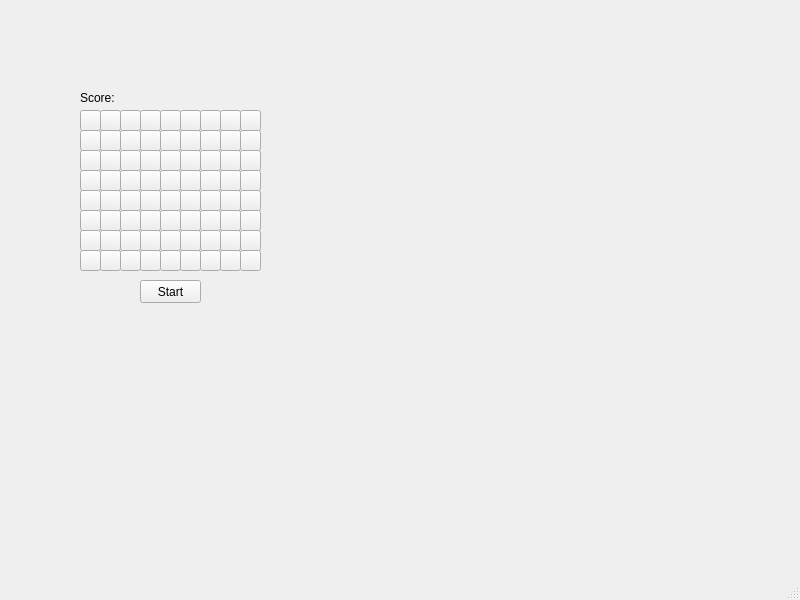
<?xml version="1.0" encoding="UTF-8"?>
<ui version="4.0">
 <class>MainWindow</class>
 <widget class="QMainWindow" name="MainWindow">
  <property name="geometry">
   <rect>
    <x>0</x>
    <y>0</y>
    <width>800</width>
    <height>600</height>
   </rect>
  </property>
  <property name="windowTitle">
   <string>MainWindow</string>
  </property>
  <widget class="QWidget" name="centralwidget">
   <widget class="QPushButton" name="bt1">
    <property name="geometry">
     <rect>
      <x>80</x>
      <y>110</y>
      <width>21</width>
      <height>21</height>
     </rect>
    </property>
    <property name="text">
     <string/>
    </property>
   </widget>
   <widget class="QPushButton" name="bt2">
    <property name="geometry">
     <rect>
      <x>100</x>
      <y>110</y>
      <width>21</width>
      <height>21</height>
     </rect>
    </property>
    <property name="text">
     <string/>
    </property>
   </widget>
   <widget class="QPushButton" name="bt4">
    <property name="geometry">
     <rect>
      <x>140</x>
      <y>110</y>
      <width>21</width>
      <height>21</height>
     </rect>
    </property>
    <property name="text">
     <string/>
    </property>
   </widget>
   <widget class="QPushButton" name="bt3">
    <property name="geometry">
     <rect>
      <x>120</x>
      <y>110</y>
      <width>21</width>
      <height>21</height>
     </rect>
    </property>
    <property name="text">
     <string/>
    </property>
   </widget>
   <widget class="QPushButton" name="bt8">
    <property name="geometry">
     <rect>
      <x>220</x>
      <y>110</y>
      <width>21</width>
      <height>21</height>
     </rect>
    </property>
    <property name="text">
     <string/>
    </property>
   </widget>
   <widget class="QPushButton" name="bt5">
    <property name="geometry">
     <rect>
      <x>160</x>
      <y>110</y>
      <width>21</width>
      <height>21</height>
     </rect>
    </property>
    <property name="text">
     <string/>
    </property>
   </widget>
   <widget class="QPushButton" name="bt6">
    <property name="geometry">
     <rect>
      <x>180</x>
      <y>110</y>
      <width>21</width>
      <height>21</height>
     </rect>
    </property>
    <property name="text">
     <string/>
    </property>
   </widget>
   <widget class="QPushButton" name="bt7">
    <property name="geometry">
     <rect>
      <x>200</x>
      <y>110</y>
      <width>21</width>
      <height>21</height>
     </rect>
    </property>
    <property name="text">
     <string/>
    </property>
   </widget>
   <widget class="QPushButton" name="bt9">
    <property name="geometry">
     <rect>
      <x>240</x>
      <y>110</y>
      <width>21</width>
      <height>21</height>
     </rect>
    </property>
    <property name="text">
     <string/>
    </property>
   </widget>
   <widget class="QPushButton" name="bt9_2">
    <property name="geometry">
     <rect>
      <x>240</x>
      <y>130</y>
      <width>21</width>
      <height>21</height>
     </rect>
    </property>
    <property name="text">
     <string/>
    </property>
   </widget>
   <widget class="QPushButton" name="bt1_2">
    <property name="geometry">
     <rect>
      <x>80</x>
      <y>130</y>
      <width>21</width>
      <height>21</height>
     </rect>
    </property>
    <property name="text">
     <string/>
    </property>
   </widget>
   <widget class="QPushButton" name="bt4_2">
    <property name="geometry">
     <rect>
      <x>140</x>
      <y>130</y>
      <width>21</width>
      <height>21</height>
     </rect>
    </property>
    <property name="text">
     <string/>
    </property>
   </widget>
   <widget class="QPushButton" name="bt2_2">
    <property name="geometry">
     <rect>
      <x>100</x>
      <y>130</y>
      <width>21</width>
      <height>21</height>
     </rect>
    </property>
    <property name="text">
     <string/>
    </property>
   </widget>
   <widget class="QPushButton" name="bt6_2">
    <property name="geometry">
     <rect>
      <x>180</x>
      <y>130</y>
      <width>21</width>
      <height>21</height>
     </rect>
    </property>
    <property name="text">
     <string/>
    </property>
   </widget>
   <widget class="QPushButton" name="bt5_2">
    <property name="geometry">
     <rect>
      <x>160</x>
      <y>130</y>
      <width>21</width>
      <height>21</height>
     </rect>
    </property>
    <property name="text">
     <string/>
    </property>
   </widget>
   <widget class="QPushButton" name="bt7_2">
    <property name="geometry">
     <rect>
      <x>200</x>
      <y>130</y>
      <width>21</width>
      <height>21</height>
     </rect>
    </property>
    <property name="text">
     <string/>
    </property>
   </widget>
   <widget class="QPushButton" name="bt8_2">
    <property name="geometry">
     <rect>
      <x>220</x>
      <y>130</y>
      <width>21</width>
      <height>21</height>
     </rect>
    </property>
    <property name="text">
     <string/>
    </property>
   </widget>
   <widget class="QPushButton" name="bt3_2">
    <property name="geometry">
     <rect>
      <x>120</x>
      <y>130</y>
      <width>21</width>
      <height>21</height>
     </rect>
    </property>
    <property name="text">
     <string/>
    </property>
   </widget>
   <widget class="QPushButton" name="bt9_3">
    <property name="geometry">
     <rect>
      <x>240</x>
      <y>150</y>
      <width>21</width>
      <height>21</height>
     </rect>
    </property>
    <property name="text">
     <string/>
    </property>
   </widget>
   <widget class="QPushButton" name="bt1_3">
    <property name="geometry">
     <rect>
      <x>80</x>
      <y>150</y>
      <width>21</width>
      <height>21</height>
     </rect>
    </property>
    <property name="text">
     <string/>
    </property>
   </widget>
   <widget class="QPushButton" name="bt4_3">
    <property name="geometry">
     <rect>
      <x>140</x>
      <y>150</y>
      <width>21</width>
      <height>21</height>
     </rect>
    </property>
    <property name="text">
     <string/>
    </property>
   </widget>
   <widget class="QPushButton" name="bt2_3">
    <property name="geometry">
     <rect>
      <x>100</x>
      <y>150</y>
      <width>21</width>
      <height>21</height>
     </rect>
    </property>
    <property name="text">
     <string/>
    </property>
   </widget>
   <widget class="QPushButton" name="bt6_3">
    <property name="geometry">
     <rect>
      <x>180</x>
      <y>150</y>
      <width>21</width>
      <height>21</height>
     </rect>
    </property>
    <property name="text">
     <string/>
    </property>
   </widget>
   <widget class="QPushButton" name="bt5_3">
    <property name="geometry">
     <rect>
      <x>160</x>
      <y>150</y>
      <width>21</width>
      <height>21</height>
     </rect>
    </property>
    <property name="text">
     <string/>
    </property>
   </widget>
   <widget class="QPushButton" name="bt7_3">
    <property name="geometry">
     <rect>
      <x>200</x>
      <y>150</y>
      <width>21</width>
      <height>21</height>
     </rect>
    </property>
    <property name="text">
     <string/>
    </property>
   </widget>
   <widget class="QPushButton" name="bt8_3">
    <property name="geometry">
     <rect>
      <x>220</x>
      <y>150</y>
      <width>21</width>
      <height>21</height>
     </rect>
    </property>
    <property name="text">
     <string/>
    </property>
   </widget>
   <widget class="QPushButton" name="bt3_3">
    <property name="geometry">
     <rect>
      <x>120</x>
      <y>150</y>
      <width>21</width>
      <height>21</height>
     </rect>
    </property>
    <property name="text">
     <string/>
    </property>
   </widget>
   <widget class="QPushButton" name="bt9_4">
    <property name="geometry">
     <rect>
      <x>240</x>
      <y>170</y>
      <width>21</width>
      <height>21</height>
     </rect>
    </property>
    <property name="text">
     <string/>
    </property>
   </widget>
   <widget class="QPushButton" name="bt1_4">
    <property name="geometry">
     <rect>
      <x>80</x>
      <y>170</y>
      <width>21</width>
      <height>21</height>
     </rect>
    </property>
    <property name="text">
     <string/>
    </property>
   </widget>
   <widget class="QPushButton" name="bt4_4">
    <property name="geometry">
     <rect>
      <x>140</x>
      <y>170</y>
      <width>21</width>
      <height>21</height>
     </rect>
    </property>
    <property name="text">
     <string/>
    </property>
   </widget>
   <widget class="QPushButton" name="bt2_4">
    <property name="geometry">
     <rect>
      <x>100</x>
      <y>170</y>
      <width>21</width>
      <height>21</height>
     </rect>
    </property>
    <property name="text">
     <string/>
    </property>
   </widget>
   <widget class="QPushButton" name="bt6_4">
    <property name="geometry">
     <rect>
      <x>180</x>
      <y>170</y>
      <width>21</width>
      <height>21</height>
     </rect>
    </property>
    <property name="text">
     <string/>
    </property>
   </widget>
   <widget class="QPushButton" name="bt5_4">
    <property name="geometry">
     <rect>
      <x>160</x>
      <y>170</y>
      <width>21</width>
      <height>21</height>
     </rect>
    </property>
    <property name="text">
     <string/>
    </property>
   </widget>
   <widget class="QPushButton" name="bt7_4">
    <property name="geometry">
     <rect>
      <x>200</x>
      <y>170</y>
      <width>21</width>
      <height>21</height>
     </rect>
    </property>
    <property name="text">
     <string/>
    </property>
   </widget>
   <widget class="QPushButton" name="bt8_4">
    <property name="geometry">
     <rect>
      <x>220</x>
      <y>170</y>
      <width>21</width>
      <height>21</height>
     </rect>
    </property>
    <property name="text">
     <string/>
    </property>
   </widget>
   <widget class="QPushButton" name="bt3_4">
    <property name="geometry">
     <rect>
      <x>120</x>
      <y>170</y>
      <width>21</width>
      <height>21</height>
     </rect>
    </property>
    <property name="text">
     <string/>
    </property>
   </widget>
   <widget class="QPushButton" name="bt9_5">
    <property name="geometry">
     <rect>
      <x>240</x>
      <y>190</y>
      <width>21</width>
      <height>21</height>
     </rect>
    </property>
    <property name="text">
     <string/>
    </property>
   </widget>
   <widget class="QPushButton" name="bt1_5">
    <property name="geometry">
     <rect>
      <x>80</x>
      <y>190</y>
      <width>21</width>
      <height>21</height>
     </rect>
    </property>
    <property name="text">
     <string/>
    </property>
   </widget>
   <widget class="QPushButton" name="bt4_5">
    <property name="geometry">
     <rect>
      <x>140</x>
      <y>190</y>
      <width>21</width>
      <height>21</height>
     </rect>
    </property>
    <property name="text">
     <string/>
    </property>
   </widget>
   <widget class="QPushButton" name="bt2_5">
    <property name="geometry">
     <rect>
      <x>100</x>
      <y>190</y>
      <width>21</width>
      <height>21</height>
     </rect>
    </property>
    <property name="text">
     <string/>
    </property>
   </widget>
   <widget class="QPushButton" name="bt6_5">
    <property name="geometry">
     <rect>
      <x>180</x>
      <y>190</y>
      <width>21</width>
      <height>21</height>
     </rect>
    </property>
    <property name="text">
     <string/>
    </property>
   </widget>
   <widget class="QPushButton" name="bt5_5">
    <property name="geometry">
     <rect>
      <x>160</x>
      <y>190</y>
      <width>21</width>
      <height>21</height>
     </rect>
    </property>
    <property name="text">
     <string/>
    </property>
   </widget>
   <widget class="QPushButton" name="bt7_5">
    <property name="geometry">
     <rect>
      <x>200</x>
      <y>190</y>
      <width>21</width>
      <height>21</height>
     </rect>
    </property>
    <property name="text">
     <string/>
    </property>
   </widget>
   <widget class="QPushButton" name="bt8_5">
    <property name="geometry">
     <rect>
      <x>220</x>
      <y>190</y>
      <width>21</width>
      <height>21</height>
     </rect>
    </property>
    <property name="text">
     <string/>
    </property>
   </widget>
   <widget class="QPushButton" name="bt3_5">
    <property name="geometry">
     <rect>
      <x>120</x>
      <y>190</y>
      <width>21</width>
      <height>21</height>
     </rect>
    </property>
    <property name="text">
     <string/>
    </property>
   </widget>
   <widget class="QPushButton" name="bt9_6">
    <property name="geometry">
     <rect>
      <x>240</x>
      <y>210</y>
      <width>21</width>
      <height>21</height>
     </rect>
    </property>
    <property name="text">
     <string/>
    </property>
   </widget>
   <widget class="QPushButton" name="bt1_6">
    <property name="geometry">
     <rect>
      <x>80</x>
      <y>210</y>
      <width>21</width>
      <height>21</height>
     </rect>
    </property>
    <property name="text">
     <string/>
    </property>
   </widget>
   <widget class="QPushButton" name="bt4_6">
    <property name="geometry">
     <rect>
      <x>140</x>
      <y>210</y>
      <width>21</width>
      <height>21</height>
     </rect>
    </property>
    <property name="text">
     <string/>
    </property>
   </widget>
   <widget class="QPushButton" name="bt2_6">
    <property name="geometry">
     <rect>
      <x>100</x>
      <y>210</y>
      <width>21</width>
      <height>21</height>
     </rect>
    </property>
    <property name="text">
     <string/>
    </property>
   </widget>
   <widget class="QPushButton" name="bt6_6">
    <property name="geometry">
     <rect>
      <x>180</x>
      <y>210</y>
      <width>21</width>
      <height>21</height>
     </rect>
    </property>
    <property name="text">
     <string/>
    </property>
   </widget>
   <widget class="QPushButton" name="bt5_6">
    <property name="geometry">
     <rect>
      <x>160</x>
      <y>210</y>
      <width>21</width>
      <height>21</height>
     </rect>
    </property>
    <property name="text">
     <string/>
    </property>
   </widget>
   <widget class="QPushButton" name="bt7_6">
    <property name="geometry">
     <rect>
      <x>200</x>
      <y>210</y>
      <width>21</width>
      <height>21</height>
     </rect>
    </property>
    <property name="text">
     <string/>
    </property>
   </widget>
   <widget class="QPushButton" name="bt8_6">
    <property name="geometry">
     <rect>
      <x>220</x>
      <y>210</y>
      <width>21</width>
      <height>21</height>
     </rect>
    </property>
    <property name="text">
     <string/>
    </property>
   </widget>
   <widget class="QPushButton" name="bt3_6">
    <property name="geometry">
     <rect>
      <x>120</x>
      <y>210</y>
      <width>21</width>
      <height>21</height>
     </rect>
    </property>
    <property name="text">
     <string/>
    </property>
   </widget>
   <widget class="QPushButton" name="bt9_7">
    <property name="geometry">
     <rect>
      <x>240</x>
      <y>230</y>
      <width>21</width>
      <height>21</height>
     </rect>
    </property>
    <property name="text">
     <string/>
    </property>
   </widget>
   <widget class="QPushButton" name="bt1_7">
    <property name="geometry">
     <rect>
      <x>80</x>
      <y>230</y>
      <width>21</width>
      <height>21</height>
     </rect>
    </property>
    <property name="text">
     <string/>
    </property>
   </widget>
   <widget class="QPushButton" name="bt4_7">
    <property name="geometry">
     <rect>
      <x>140</x>
      <y>230</y>
      <width>21</width>
      <height>21</height>
     </rect>
    </property>
    <property name="text">
     <string/>
    </property>
   </widget>
   <widget class="QPushButton" name="bt2_7">
    <property name="geometry">
     <rect>
      <x>100</x>
      <y>230</y>
      <width>21</width>
      <height>21</height>
     </rect>
    </property>
    <property name="text">
     <string/>
    </property>
   </widget>
   <widget class="QPushButton" name="bt6_7">
    <property name="geometry">
     <rect>
      <x>180</x>
      <y>230</y>
      <width>21</width>
      <height>21</height>
     </rect>
    </property>
    <property name="text">
     <string/>
    </property>
   </widget>
   <widget class="QPushButton" name="bt5_7">
    <property name="geometry">
     <rect>
      <x>160</x>
      <y>230</y>
      <width>21</width>
      <height>21</height>
     </rect>
    </property>
    <property name="text">
     <string/>
    </property>
   </widget>
   <widget class="QPushButton" name="bt7_7">
    <property name="geometry">
     <rect>
      <x>200</x>
      <y>230</y>
      <width>21</width>
      <height>21</height>
     </rect>
    </property>
    <property name="text">
     <string/>
    </property>
   </widget>
   <widget class="QPushButton" name="bt8_7">
    <property name="geometry">
     <rect>
      <x>220</x>
      <y>230</y>
      <width>21</width>
      <height>21</height>
     </rect>
    </property>
    <property name="text">
     <string/>
    </property>
   </widget>
   <widget class="QPushButton" name="bt3_7">
    <property name="geometry">
     <rect>
      <x>120</x>
      <y>230</y>
      <width>21</width>
      <height>21</height>
     </rect>
    </property>
    <property name="text">
     <string/>
    </property>
   </widget>
   <widget class="QPushButton" name="bt9_8">
    <property name="geometry">
     <rect>
      <x>240</x>
      <y>250</y>
      <width>21</width>
      <height>21</height>
     </rect>
    </property>
    <property name="text">
     <string/>
    </property>
   </widget>
   <widget class="QPushButton" name="bt1_8">
    <property name="geometry">
     <rect>
      <x>80</x>
      <y>250</y>
      <width>21</width>
      <height>21</height>
     </rect>
    </property>
    <property name="text">
     <string/>
    </property>
   </widget>
   <widget class="QPushButton" name="bt4_8">
    <property name="geometry">
     <rect>
      <x>140</x>
      <y>250</y>
      <width>21</width>
      <height>21</height>
     </rect>
    </property>
    <property name="text">
     <string/>
    </property>
   </widget>
   <widget class="QPushButton" name="bt2_8">
    <property name="geometry">
     <rect>
      <x>100</x>
      <y>250</y>
      <width>21</width>
      <height>21</height>
     </rect>
    </property>
    <property name="text">
     <string/>
    </property>
   </widget>
   <widget class="QPushButton" name="bt6_8">
    <property name="geometry">
     <rect>
      <x>180</x>
      <y>250</y>
      <width>21</width>
      <height>21</height>
     </rect>
    </property>
    <property name="text">
     <string/>
    </property>
   </widget>
   <widget class="QPushButton" name="bt5_8">
    <property name="geometry">
     <rect>
      <x>160</x>
      <y>250</y>
      <width>21</width>
      <height>21</height>
     </rect>
    </property>
    <property name="text">
     <string/>
    </property>
   </widget>
   <widget class="QPushButton" name="bt7_8">
    <property name="geometry">
     <rect>
      <x>200</x>
      <y>250</y>
      <width>21</width>
      <height>21</height>
     </rect>
    </property>
    <property name="text">
     <string/>
    </property>
   </widget>
   <widget class="QPushButton" name="bt8_8">
    <property name="geometry">
     <rect>
      <x>220</x>
      <y>250</y>
      <width>21</width>
      <height>21</height>
     </rect>
    </property>
    <property name="text">
     <string/>
    </property>
   </widget>
   <widget class="QPushButton" name="bt3_8">
    <property name="geometry">
     <rect>
      <x>120</x>
      <y>250</y>
      <width>21</width>
      <height>21</height>
     </rect>
    </property>
    <property name="text">
     <string/>
    </property>
   </widget>
   <widget class="QPushButton" name="start">
    <property name="geometry">
     <rect>
      <x>140</x>
      <y>280</y>
      <width>61</width>
      <height>23</height>
     </rect>
    </property>
    <property name="text">
     <string>Start</string>
    </property>
   </widget>
   <widget class="QLabel" name="score_label">
    <property name="geometry">
     <rect>
      <x>80</x>
      <y>90</y>
      <width>41</width>
      <height>16</height>
     </rect>
    </property>
    <property name="text">
     <string>Score:</string>
    </property>
   </widget>
   <widget class="QLabel" name="score">
    <property name="geometry">
     <rect>
      <x>120</x>
      <y>90</y>
      <width>141</width>
      <height>16</height>
     </rect>
    </property>
    <property name="text">
     <string/>
    </property>
   </widget>
  </widget>
  <widget class="QMenuBar" name="menubar">
   <property name="geometry">
    <rect>
     <x>0</x>
     <y>0</y>
     <width>800</width>
     <height>21</height>
    </rect>
   </property>
  </widget>
  <widget class="QStatusBar" name="statusbar"/>
 </widget>
 <resources/>
 <connections/>
</ui>
